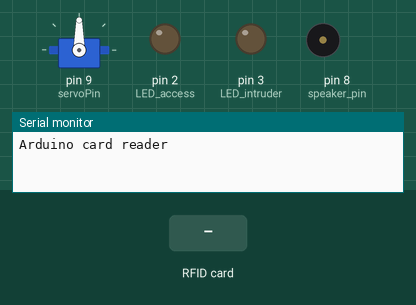
The sketch below on a simulated Arduino Uno, built with avr-gcc and run on an emulated ATmega328P. Shown: servo, output pins drawn as LEDs (lit = HIGH), buzzer (waves = sounding), the last lines printed to the serial monitor. The test bench sets the inputs (shaded band). Pins used as bus, display or sensor lines are not drawn.

Above: at 2.2 s.
2.3 s: RFID card 5E 7A 19 C4 held to the reader
At 3.38 s:
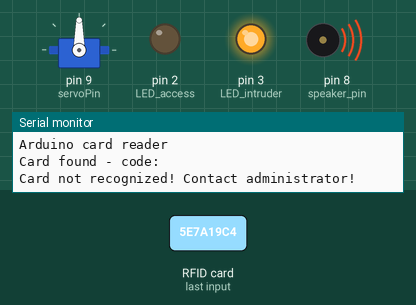
At 5.1 s:
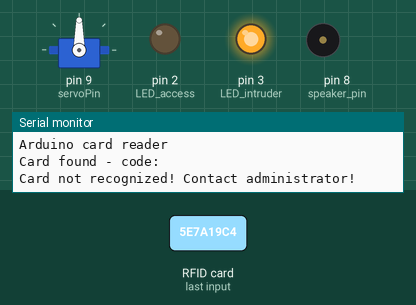
Timing chart, 0 to 6.9 s (numbered marks = the images above; inputs shaded):
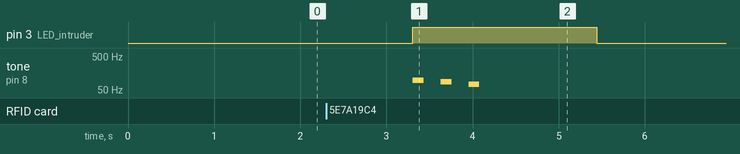

Measured:
- after the input at 2.3 s, pin 3 (LED_intruder): LOW → HIGH after 1.0 s, → LOW 2.1 s later; tone on pin 8 (speaker_pin): plays 98 Hz for 0.13 s, 87 Hz for 0.13 s, 73 Hz for 0.13 s, starting after 1.0 s

The sketch:

card_doorlock.ino
```cpp
#include <SPI.h>
#include <RFID.h>
#include <Servo.h>
#include "pitches.h"
#include <Wire.h>
RFID rfid(10, 5);

byte card[5] = {0x4D, 0x55, 0xAD, 0xD3, 0x66};

byte serNum[5];
byte data[5];

int access_melody[] = {NOTE_G4, 0, NOTE_A4, 0, NOTE_B4, 0, NOTE_A4,
                       0, NOTE_B4, 0, NOTE_C5, 0
                      };
int access_noteDurations[] = {8, 8, 8, 8, 8, 4, 8, 8, 8, 8, 8, 4};
int fail_melody[] = {NOTE_G2, 0, NOTE_F2, 0, NOTE_D2, 0};
int fail_noteDurations[] = {8, 8, 8, 8, 8, 4};
int LED_access = 2;
int LED_intruder = 3;
int speaker_pin = 8;
int servoPin = 9;
Servo doorLock;
void setup() {
  doorLock.attach(servoPin);
  Serial.begin(9600);
  SPI.begin();
  rfid.init();
  Serial.println("Arduino card reader");
  delay(1000);
  pinMode(LED_access, OUTPUT);
  pinMode(LED_intruder, OUTPUT);
  pinMode(speaker_pin, OUTPUT);
  pinMode(servoPin, OUTPUT);
}
void loop() {
  boolean card_card = true;
  if (rfid.isCard()) {
    if (rfid.readCardSerial()) {
      delay(1000);
      data[0] = rfid.serNum[0];
      data[1] = rfid.serNum[1];
      data[2] = rfid.serNum[2];
      data[3] = rfid.serNum[3];
      data[4] = rfid.serNum[4];
    }
    Serial.print("Card found - code:");
    for (int i = 0; i < 5; i++) {
      if (data[i] != card[i]) card_card = false;
    }
    Serial.println();
    if (card_card) {
      Serial.println("Hello Mark!");
      for (int i = 0; i < 12; i++) {
        int access_noteDuration = 1000 / access_noteDurations[i];
        tone(speaker_pin, access_melody[i], access_noteDuration);
        int access_pauseBetweenNotes = access_noteDuration * 1.30;
        delay(access_pauseBetweenNotes);
        noTone(speaker_pin);
      }
    }
    else {
      Serial.println("Card not recognized! Contact administrator!");
      digitalWrite(LED_intruder, HIGH);
      for (int i = 0; i < 6; i++) {
        int fail_noteDuration = 1000 / fail_noteDurations[i];
        tone(speaker_pin, fail_melody[i], fail_noteDuration);
        int fail_pauseBetweenNotes = fail_noteDuration * 1.30;
        delay(fail_pauseBetweenNotes);
        noTone(speaker_pin);
      }
      delay(1000);
      digitalWrite(LED_intruder, LOW);
    }
    if (card_card) {
      Serial.println("Access granted.......Welcome!");
      digitalWrite(LED_access, HIGH);
      doorLock.write(180);
      delay(5000);
      doorLock.write(0);
      digitalWrite(LED_access, LOW);
    }
    Serial.println();
    delay(500);
    rfid.halt();
  }
}
```
